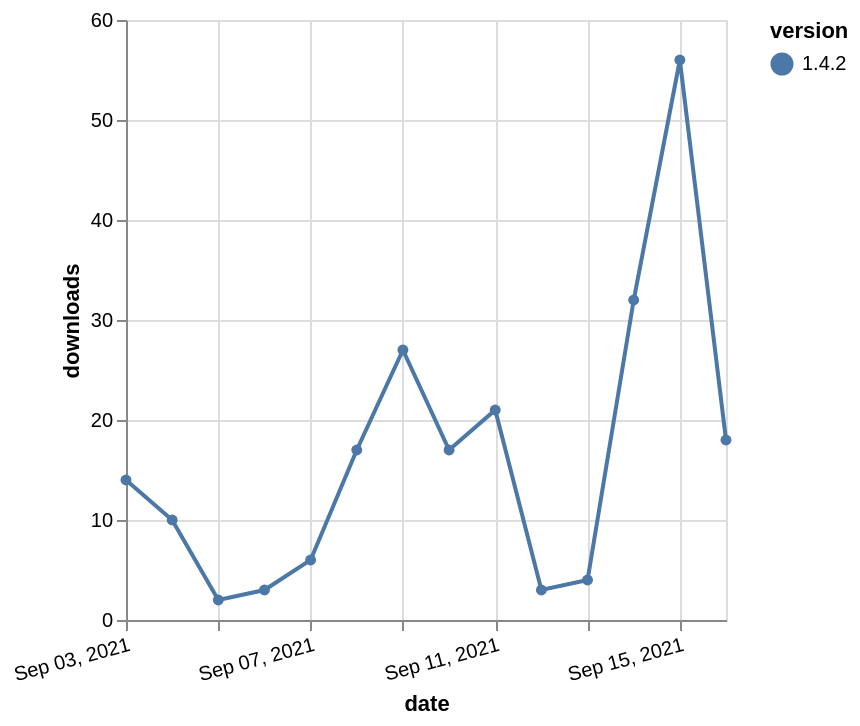

The Vega-Lite source for this figure:
### Vega-Lite specification from a JSON file in a GitHub repository (floating-point values rounded to 4 significant figures)
{"$schema": "https://vega.github.io/schema/vega-lite/v5.json", "description": "A simple bar chart with embedded data.", "data": {"values": [{"date": "2021-09-03", "total": 77971, "delta": 14, "version": "1.4.2"}, {"date": "2021-09-04", "total": 77981, "delta": 10, "version": "1.4.2"}, {"date": "2021-09-05", "total": 77983, "delta": 2, "version": "1.4.2"}, {"date": "2021-09-06", "total": 77986, "delta": 3, "version": "1.4.2"}, {"date": "2021-09-07", "total": 77992, "delta": 6, "version": "1.4.2"}, {"date": "2021-09-08", "total": 78009, "delta": 17, "version": "1.4.2"}, {"date": "2021-09-09", "total": 78036, "delta": 27, "version": "1.4.2"}, {"date": "2021-09-10", "total": 78053, "delta": 17, "version": "1.4.2"}, {"date": "2021-09-11", "total": 78074, "delta": 21, "version": "1.4.2"}, {"date": "2021-09-12", "total": 78077, "delta": 3, "version": "1.4.2"}, {"date": "2021-09-13", "total": 78081, "delta": 4, "version": "1.4.2"}, {"date": "2021-09-14", "total": 78113, "delta": 32, "version": "1.4.2"}, {"date": "2021-09-15", "total": 78169, "delta": 56, "version": "1.4.2"}, {"date": "2021-09-16", "total": 78187, "delta": 18, "version": "1.4.2"}]}, "width": "container", "mark": {"type": "line", "point": {"filled": true}}, "encoding": {"x": {"field": "date", "type": "temporal", "timeUnit": "yearmonthdate", "title": "date", "axis": {"labelAngle": -15}}, "y": {"field": "delta", "type": "quantitative", "title": "downloads"}, "color": {"field": "version", "type": "nominal"}, "tooltip": {"field": "delta"}}}
